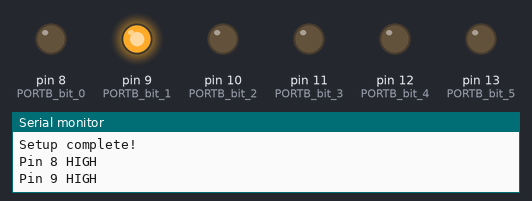
This sketch was run on a simulated Arduino Uno, built with avr-gcc and run on an emulated ATmega328P. Shown: output pins drawn as LEDs (lit = HIGH), the last lines printed to the serial monitor.

Above: at 0.3 s.
At 0.7 s:
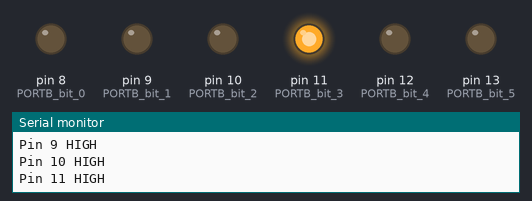
At 1.4 s:
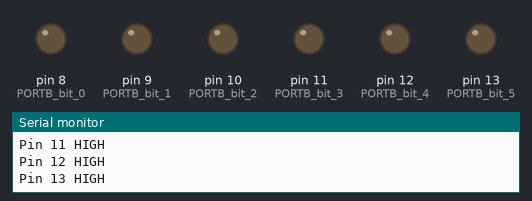
At 3.8 s:
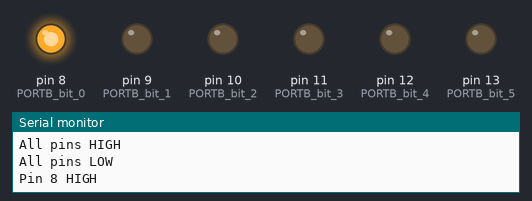
At 5.9 s:
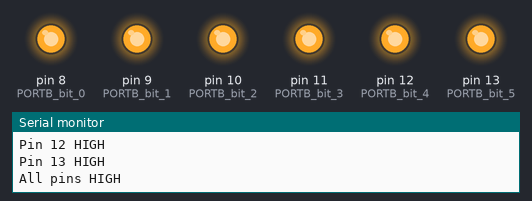
At 8.3 s:
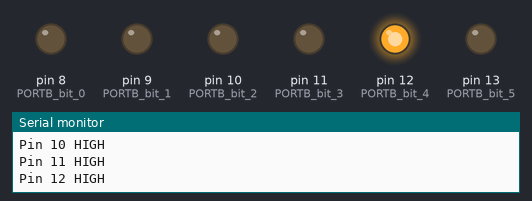
Timing chart, 0 to 8.6 s (numbered marks = the images above):
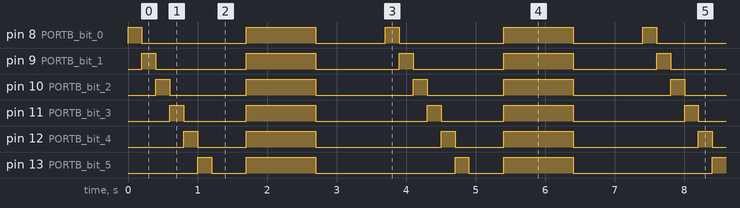

The sketch:

gpio_test.ino
```cpp
// gpio_test.ino - Teste completo de GPIOs
// Valida múltiplos pinos e PWM

void setup() {
  Serial.begin(9600);
  Serial.println("GPIO Test Starting...");

  // Digital pins
  pinMode(8, OUTPUT);   // PORTB bit 0
  pinMode(9, OUTPUT);   // PORTB bit 1
  pinMode(10, OUTPUT);  // PORTB bit 2
  pinMode(11, OUTPUT);  // PORTB bit 3
  pinMode(12, OUTPUT);  // PORTB bit 4
  pinMode(13, OUTPUT);  // PORTB bit 5

  Serial.println("Setup complete!");
}

void loop() {
  // Sequencial blink em todos os pinos
  for (int pin = 8; pin <= 13; pin++) {
    digitalWrite(pin, HIGH);
    Serial.print("Pin ");
    Serial.print(pin);
    Serial.println(" HIGH");
    delay(200);
    digitalWrite(pin, LOW);
  }

  delay(500);

  // Todos ON
  for (int pin = 8; pin <= 13; pin++) {
    digitalWrite(pin, HIGH);
  }
  Serial.println("All pins HIGH");
  delay(1000);

  // Todos OFF
  for (int pin = 8; pin <= 13; pin++) {
    digitalWrite(pin, LOW);
  }
  Serial.println("All pins LOW");
  delay(1000);
}
```

Measured:
- by itself, pin 8 (PORTB_bit_0): repeats every 3.7 s: LOW 1.5 s, HIGH 1.0 s, LOW 1.0 s, HIGH 0.20 s
- by itself, pin 9 (PORTB_bit_1): repeats every 3.7 s: LOW 1.3 s, HIGH 1.0 s, LOW 1.2 s, HIGH 0.20 s
- by itself, pin 10 (PORTB_bit_2): repeats every 3.7 s: LOW 1.1 s, HIGH 1.0 s, LOW 1.4 s, HIGH 0.20 s
- by itself, pin 11 (PORTB_bit_3): repeats every 3.7 s: LOW 0.90 s, HIGH 1.0 s, LOW 1.6 s, HIGH 0.20 s
- by itself, pin 12 (PORTB_bit_4): repeats every 3.7 s: LOW 0.70 s, HIGH 1.0 s, LOW 1.8 s, HIGH 0.20 s
- by itself, pin 13 (PORTB_bit_5): repeats every 3.7 s: LOW 0.50 s, HIGH 1.0 s, LOW 2.0 s, HIGH 0.20 s
